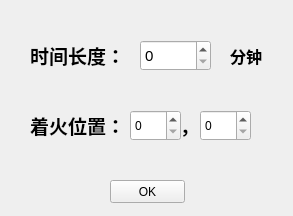
<?xml version="1.0" encoding="UTF-8"?>
<ui version="4.0">
 <class>insert_time</class>
 <widget class="QWidget" name="insert_time">
  <property name="geometry">
   <rect>
    <x>0</x>
    <y>0</y>
    <width>293</width>
    <height>216</height>
   </rect>
  </property>
  <property name="windowTitle">
   <string>输入参数</string>
  </property>
  <widget class="QLabel" name="label">
   <property name="geometry">
    <rect>
     <x>30</x>
     <y>40</y>
     <width>101</width>
     <height>31</height>
    </rect>
   </property>
   <property name="font">
    <font>
     <family>Agency FB</family>
     <pointsize>14</pointsize>
     <weight>75</weight>
     <bold>true</bold>
    </font>
   </property>
   <property name="text">
    <string>时间长度：</string>
   </property>
  </widget>
  <widget class="QLabel" name="label_2">
   <property name="geometry">
    <rect>
     <x>230</x>
     <y>40</y>
     <width>41</width>
     <height>31</height>
    </rect>
   </property>
   <property name="font">
    <font>
     <family>Agency FB</family>
     <pointsize>12</pointsize>
     <weight>75</weight>
     <bold>true</bold>
    </font>
   </property>
   <property name="text">
    <string>分钟</string>
   </property>
  </widget>
  <widget class="QPushButton" name="pushButton">
   <property name="geometry">
    <rect>
     <x>110</x>
     <y>180</y>
     <width>75</width>
     <height>23</height>
    </rect>
   </property>
   <property name="text">
    <string>OK</string>
   </property>
  </widget>
  <widget class="QSpinBox" name="spinBox">
   <property name="geometry">
    <rect>
     <x>140</x>
     <y>40</y>
     <width>71</width>
     <height>31</height>
    </rect>
   </property>
   <property name="font">
    <font>
     <pointsize>11</pointsize>
    </font>
   </property>
  </widget>
  <widget class="QLabel" name="label_3">
   <property name="geometry">
    <rect>
     <x>30</x>
     <y>110</y>
     <width>101</width>
     <height>31</height>
    </rect>
   </property>
   <property name="font">
    <font>
     <family>Agency FB</family>
     <pointsize>14</pointsize>
     <weight>75</weight>
     <bold>true</bold>
    </font>
   </property>
   <property name="text">
    <string>着火位置：</string>
   </property>
  </widget>
  <widget class="QSpinBox" name="positionx">
   <property name="geometry">
    <rect>
     <x>130</x>
     <y>110</y>
     <width>51</width>
     <height>31</height>
    </rect>
   </property>
  </widget>
  <widget class="QSpinBox" name="positiony">
   <property name="geometry">
    <rect>
     <x>200</x>
     <y>110</y>
     <width>51</width>
     <height>31</height>
    </rect>
   </property>
  </widget>
  <widget class="QLabel" name="label_4">
   <property name="geometry">
    <rect>
     <x>180</x>
     <y>110</y>
     <width>31</width>
     <height>31</height>
    </rect>
   </property>
   <property name="font">
    <font>
     <family>Agency FB</family>
     <pointsize>14</pointsize>
     <weight>75</weight>
     <bold>true</bold>
    </font>
   </property>
   <property name="text">
    <string>，</string>
   </property>
  </widget>
 </widget>
 <resources/>
 <connections/>
</ui>
